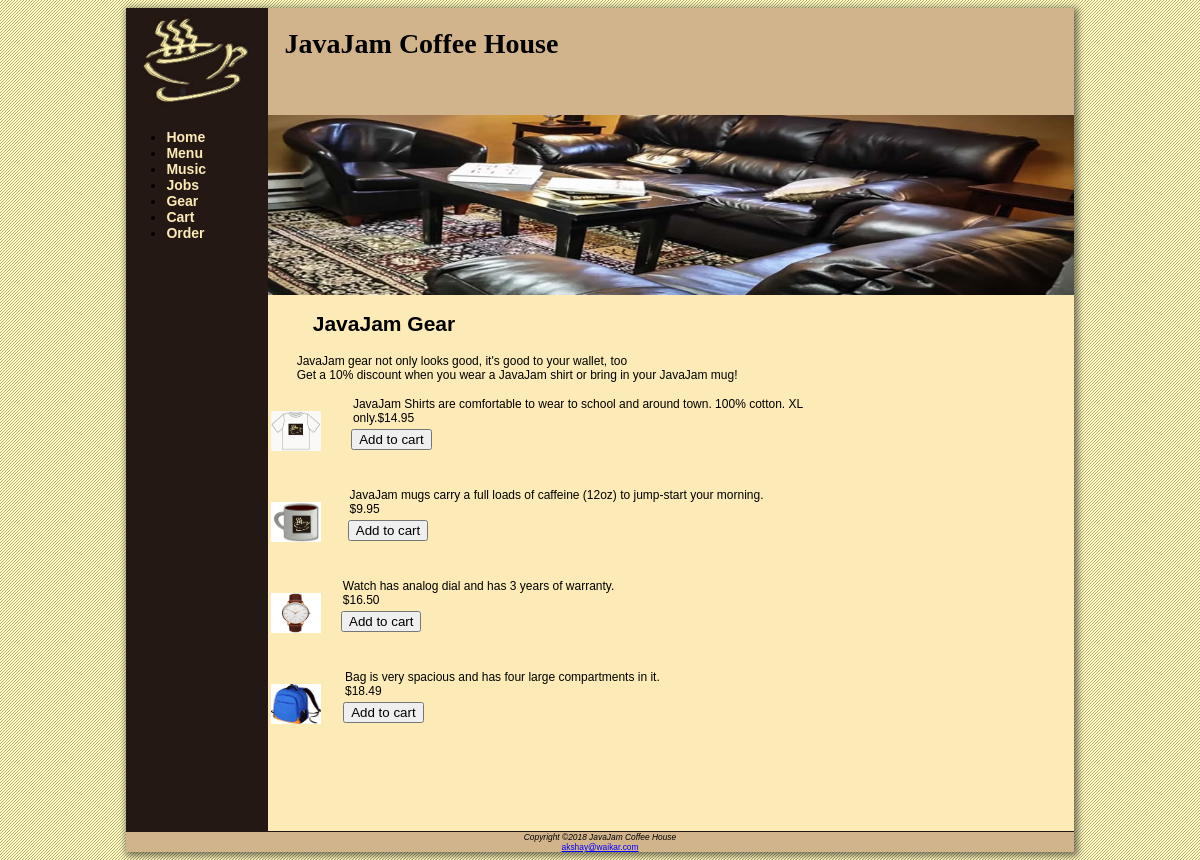
The page /gear.php on the database its author committed.
### tables this page shows
CREATE TABLE `products` (
  `productsid` int(11) NOT NULL,
  `name` varchar(255) DEFAULT NULL,
  `description` varchar(255) DEFAULT NULL,
  `product_image_url` varchar(255) DEFAULT NULL,
  `price` double NOT NULL
);

### gear.php (the view, shortened to what this page needs)
<?php
$servername="localhost";
$db="pacific";
	$user = "root";
	$pass="root";
$connection = mysqli_connect($servername,$user,$pass,$db);
?>
<html>
	<head>
		<link rel="stylesheet" type="text/css" href="css/javacoffee.css">
	</head>
	<body>
		<div id="wrapper">
			<div class="row">
				<div id="gcolleft">
					<img id="javajamlogo" src="images\javajamlogo.jpg" alt="javajamlogo">
					<ul>
						<li><a class="align" href="index.php">Home</a></li>
						<li><a class="align" href="menu.php">Menu</a></li>
						<li><a class="align" href="music.php">Music</a></li>
						<li><a class="align" href="jobs.php">Jobs</a></li>
						<li><a class="align" href="gear.php">Gear</a></li>
						<li><a class="align" href="cart.php">Cart</a></li>
						<li><a class="align" href="placeyourorder.php">Order</a></li>
					</ul>
				</div>
				<div id="gcolright">
					<header id="gheader">
						<h1>JavaJam Coffee House</h1>
					</header>
					<img src="images\couch.jpeg" alt="heroguitar" width="100%" height="180px">
					<h2>JavaJam Gear</h2>
						<p id="p_size">JavaJam gear not only looks good, it's good to your wallet, too<br>
							 Get a 10% discount when you wear a JavaJam shirt or bring in your JavaJam mug!
						</p>
								<?php
									$sql="SELECT productsid,name,description,product_image_url,price FROM products";
									$imagequery_run = $connection->query($sql);
									$result = mysqli_query($connection, $sql);
									$btnclick=0;
									if ($imagequery_run)
										{
    										while($row = $result->fetch_assoc())
    											{
    												echo '<table class="gtablerow">';
    												echo '<tr>';
    												echo '<td rowspan="2">';
        											echo '<img src="'.$row["product_image_url"].'" valign="top" alt="shirt" height="40px" width="50px">';
        											echo '</td>';
        											echo '<td class="gitems" valign="top">'.$row["description"].'</td>';
        											echo '</tr>';
        											echo '<tr>';
        											echo '<td id="gitems" rowspan="2">';
        											echo '<form method="post">';
        											echo '<input type="submit" class="btnadjust" name="submit'.$btnclick.'" value="Add to cart" >';
        											$btnclick=$btnclick+1;
        											echo '</form>';
        											echo '</td>';
        											echo '</tr>';
        											echo '</table>';
        											echo '<br/>';
        										}
										}
								?>
				</div>
			</div>
			<footer id="gfooter">
				<i>Copyright &copy;2018 JavaJam Coffee House</i><br>
				<address>
					<a id="fcolor" href="mailto:akshay@waikar.com">akshay@waikar.com</a>
				</address>
			</footer>
		</div>
	</body>
</html>

### css/javacoffee.css (style rules this page uses)
header { padding-top: 1%; background-color: #D2B48C; height: 12%; }
h1 { font-family: verdana; padding-left: 2%; margin-top: 1.5% }
h2 { padding-left: 5.5%; }
p { padding-left: 3.5%; font-size: 12; }
#p_size { font-size: 12px; }
#fcolor { color: blue; }
.btnadjust { margin-left: 5%; }
.gitems { padding-left: 5%; font-size: 12; }
.align { font-weight: bold; text-align: center; font-weight: bold; color: #FCEBB6; text-decoration: none; padding-right:30%; }
address a { color: #221811; font-style: normal; }
#wrapper { width: 80%; margin: auto; box-shadow: 2px 2px 7px 2px rgba(0,0,0,0.5); }
#gcolleft { background-color: #231814; float: left; height: 105%; width: 15%; border-bottom: 1px solid #231814; }
#gfooter { margin-top: 63.10%; background-color: #D2B48C; font-size: 0.60em; font-style: italic; text-align: center; border-top:2px solid black; }
footer { margin-top: 56.15%; background-color: #D2B48C; font-size: 0.60em; font-style: italic; text-align: center; border-top:2px solid black; }
#gcolright { float: left; height: 105%; width: 85%; background-color: #FCEBB6; border-bottom: 1px solid #231814; }
.row { border-bottom:2px solid black; }
div img { max-width: 100%; }
body { background: url(images/background.jpg); font-family:verdana,arial,sans-serif; font-size: 14; }

### rows shown on the page
products: product_image_url (picture), description "JavaJam Shirts are comfortable to wear to school and around town. 100% cotton. XL only.$14.95"
products: product_image_url (picture), description "JavaJam mugs carry a full loads of caffeine (12oz) to jump-start your morning. $9.95"
products: product_image_url (picture), description "Watch has analog dial and has 3 years of warranty. $16.50"
products: product_image_url (picture), description "Bag is very spacious and has four large compartments in it. $18.49"
